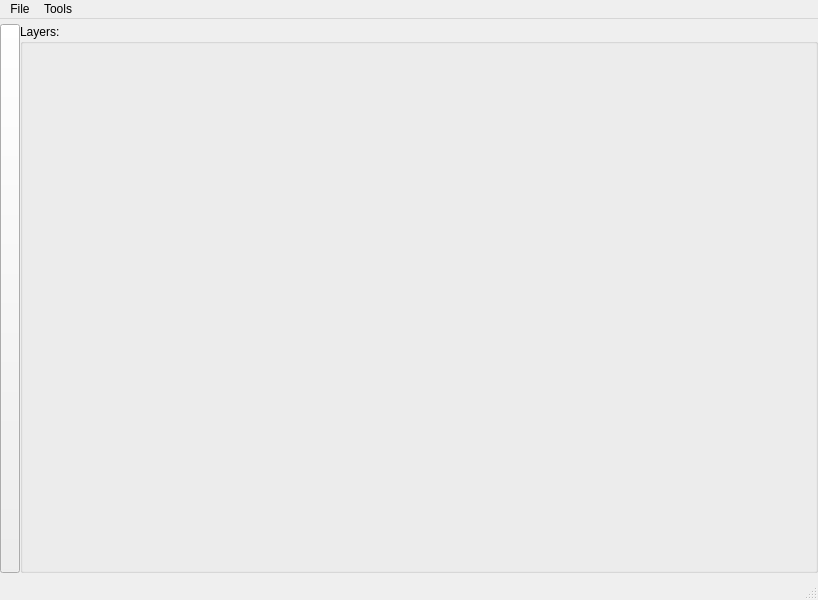
<?xml version="1.0" encoding="UTF-8"?>
<ui version="4.0">
 <class>map_viewer</class>
 <widget class="QMainWindow" name="map_viewer">
  <property name="geometry">
   <rect>
    <x>0</x>
    <y>0</y>
    <width>818</width>
    <height>600</height>
   </rect>
  </property>
  <property name="windowTitle">
   <string>MainWindow</string>
  </property>
  <widget class="QWidget" name="centralwidget">
   <layout class="QHBoxLayout" name="horizontalLayout_2">
    <property name="spacing">
     <number>0</number>
    </property>
    <property name="leftMargin">
     <number>0</number>
    </property>
    <property name="topMargin">
     <number>5</number>
    </property>
    <property name="rightMargin">
     <number>0</number>
    </property>
    <property name="bottomMargin">
     <number>5</number>
    </property>
    <item>
     <layout class="QHBoxLayout" name="graphicsLayout">
      <property name="spacing">
       <number>0</number>
      </property>
     </layout>
    </item>
    <item>
     <layout class="QHBoxLayout" name="outlineLayout">
      <property name="spacing">
       <number>0</number>
      </property>
      <item>
       <widget class="QPushButton" name="buttonHideLayerList">
        <property name="sizePolicy">
         <sizepolicy hsizetype="Fixed" vsizetype="Expanding">
          <horstretch>0</horstretch>
          <verstretch>0</verstretch>
         </sizepolicy>
        </property>
        <property name="minimumSize">
         <size>
          <width>0</width>
          <height>0</height>
         </size>
        </property>
        <property name="maximumSize">
         <size>
          <width>20</width>
          <height>16777215</height>
         </size>
        </property>
        <property name="baseSize">
         <size>
          <width>5</width>
          <height>0</height>
         </size>
        </property>
        <property name="text">
         <string/>
        </property>
        <property name="checkable">
         <bool>false</bool>
        </property>
       </widget>
      </item>
      <item>
       <widget class="QGroupBox" name="layers">
        <property name="sizePolicy">
         <sizepolicy hsizetype="Minimum" vsizetype="Minimum">
          <horstretch>0</horstretch>
          <verstretch>0</verstretch>
         </sizepolicy>
        </property>
        <property name="minimumSize">
         <size>
          <width>200</width>
          <height>0</height>
         </size>
        </property>
        <property name="title">
         <string>Layers:</string>
        </property>
        <layout class="QVBoxLayout" name="verticalLayout">
         <item>
          <widget class="QWidget" name="layerList" native="true">
           <property name="sizePolicy">
            <sizepolicy hsizetype="Preferred" vsizetype="Minimum">
             <horstretch>0</horstretch>
             <verstretch>0</verstretch>
            </sizepolicy>
           </property>
           <property name="minimumSize">
            <size>
             <width>200</width>
             <height>0</height>
            </size>
           </property>
           <layout class="QVBoxLayout" name="layerListLayout">
            <property name="spacing">
             <number>0</number>
            </property>
            <property name="sizeConstraint">
             <enum>QLayout::SetMinimumSize</enum>
            </property>
            <property name="leftMargin">
             <number>0</number>
            </property>
            <property name="topMargin">
             <number>0</number>
            </property>
            <property name="rightMargin">
             <number>0</number>
            </property>
            <property name="bottomMargin">
             <number>0</number>
            </property>
           </layout>
          </widget>
         </item>
         <item>
          <spacer name="verticalSpacer">
           <property name="orientation">
            <enum>Qt::Vertical</enum>
           </property>
           <property name="sizeHint" stdset="0">
            <size>
             <width>20</width>
             <height>40</height>
            </size>
           </property>
          </spacer>
         </item>
        </layout>
       </widget>
      </item>
     </layout>
    </item>
   </layout>
  </widget>
  <widget class="QMenuBar" name="menubar">
   <property name="geometry">
    <rect>
     <x>0</x>
     <y>0</y>
     <width>818</width>
     <height>20</height>
    </rect>
   </property>
   <widget class="QMenu" name="menuFile">
    <property name="title">
     <string>File</string>
    </property>
    <addaction name="actionOpen"/>
   </widget>
   <widget class="QMenu" name="menuTools">
    <property name="title">
     <string>Tools</string>
    </property>
    <addaction name="actionRun_corner_detection"/>
    <addaction name="actionFind_doors"/>
   </widget>
   <addaction name="menuFile"/>
   <addaction name="menuTools"/>
  </widget>
  <widget class="QStatusBar" name="statusbar"/>
  <action name="actionOpen">
   <property name="text">
    <string>Open</string>
   </property>
  </action>
  <action name="actionBuild_Voronoi">
   <property name="text">
    <string>Build Voronoi</string>
   </property>
  </action>
  <action name="actionRun_corner_detection">
   <property name="text">
    <string>Run corner detection...</string>
   </property>
  </action>
  <action name="actionFind_doors">
   <property name="enabled">
    <bool>false</bool>
   </property>
   <property name="text">
    <string>Find doors ...</string>
   </property>
  </action>
 </widget>
 <resources/>
 <connections/>
</ui>
